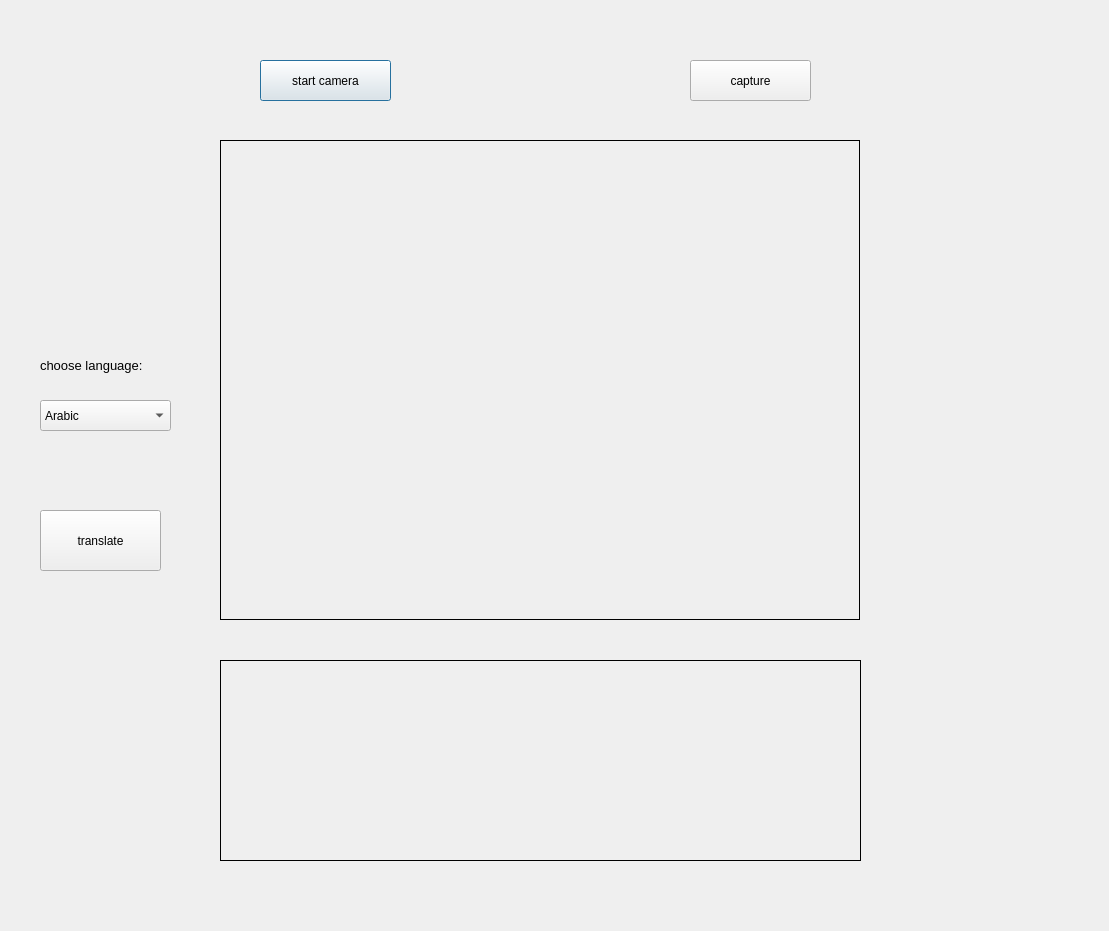
<?xml version="1.0" encoding="UTF-8"?>
<ui version="4.0">
 <class>Dialog</class>
 <widget class="QDialog" name="Dialog">
  <property name="geometry">
   <rect>
    <x>0</x>
    <y>0</y>
    <width>1109</width>
    <height>931</height>
   </rect>
  </property>
  <property name="windowTitle">
   <string>Dialog</string>
  </property>
  <widget class="QPushButton" name="startButton">
   <property name="geometry">
    <rect>
     <x>260</x>
     <y>60</y>
     <width>131</width>
     <height>41</height>
    </rect>
   </property>
   <property name="text">
    <string>start camera</string>
   </property>
  </widget>
  <widget class="QLabel" name="imgLabel">
   <property name="geometry">
    <rect>
     <x>220</x>
     <y>140</y>
     <width>640</width>
     <height>480</height>
    </rect>
   </property>
   <property name="frameShape">
    <enum>QFrame::Box</enum>
   </property>
   <property name="text">
    <string/>
   </property>
  </widget>
  <widget class="QPushButton" name="stopButton">
   <property name="geometry">
    <rect>
     <x>690</x>
     <y>60</y>
     <width>121</width>
     <height>41</height>
    </rect>
   </property>
   <property name="text">
    <string>capture</string>
   </property>
  </widget>
  <widget class="QLabel" name="label">
   <property name="geometry">
    <rect>
     <x>220</x>
     <y>660</y>
     <width>641</width>
     <height>201</height>
    </rect>
   </property>
   <property name="frameShape">
    <enum>QFrame::Box</enum>
   </property>
   <property name="text">
    <string/>
   </property>
  </widget>
  <widget class="QPushButton" name="pushButton">
   <property name="geometry">
    <rect>
     <x>40</x>
     <y>510</y>
     <width>121</width>
     <height>61</height>
    </rect>
   </property>
   <property name="text">
    <string>translate</string>
   </property>
  </widget>
  <widget class="QComboBox" name="comboBox">
   <property name="geometry">
    <rect>
     <x>40</x>
     <y>400</y>
     <width>131</width>
     <height>31</height>
    </rect>
   </property>
   <item>
    <property name="text">
     <string>Arabic</string>
    </property>
   </item>
   <item>
    <property name="text">
     <string>French</string>
    </property>
   </item>
   <item>
    <property name="text">
     <string>Italian</string>
    </property>
   </item>
   <item>
    <property name="text">
     <string>Japanese</string>
    </property>
   </item>
   <item>
    <property name="text">
     <string>Russian </string>
    </property>
   </item>
   <item>
    <property name="text">
     <string>Spanish</string>
    </property>
   </item>
  </widget>
  <widget class="QLabel" name="label_2">
   <property name="geometry">
    <rect>
     <x>40</x>
     <y>330</y>
     <width>141</width>
     <height>71</height>
    </rect>
   </property>
   <property name="font">
    <font>
     <pointsize>10</pointsize>
    </font>
   </property>
   <property name="frameShape">
    <enum>QFrame::NoFrame</enum>
   </property>
   <property name="text">
    <string>choose language:</string>
   </property>
   <property name="textFormat">
    <enum>Qt::AutoText</enum>
   </property>
   <property name="scaledContents">
    <bool>false</bool>
   </property>
   <property name="wordWrap">
    <bool>false</bool>
   </property>
  </widget>
 </widget>
 <resources/>
 <connections/>
</ui>
